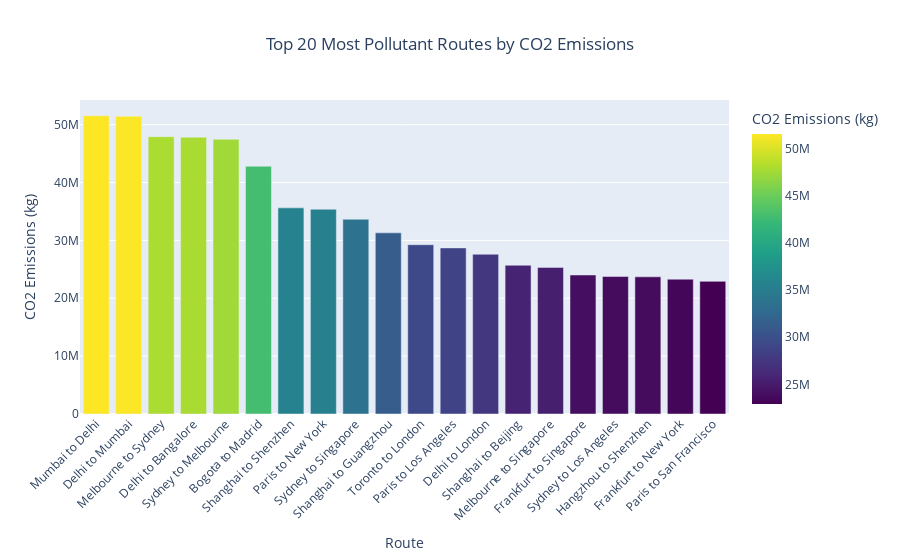

Notebook code cell kept with this figure:
### Code cell
top_pollutant_routes['route'] = top_pollutant_routes['city_of_departure'] + " to " + top_pollutant_routes['city_of_arrival']

# Create a bar plot using Plotly
fig = px.bar(top_pollutant_routes, x='route', y='co2_emissions', 
             title='Top 20 Most Pollutant Routes by CO2 Emissions',
             labels={'route': 'Route', 'co2_emissions': 'CO2 Emissions (kg)'},
             color='co2_emissions',  # Color bars by CO2 emissions
             color_continuous_scale='Viridis')  # Set color scale

# Customize the layout
fig.update_layout(
    xaxis_title='Route',
    yaxis_title='CO2 Emissions (kg)',
    title_x=0.5,  # Center the title
    xaxis_tickangle=-45  # Rotate x-axis labels for better readability
)

# Show the plot
fig.show()

### Figure 1 — Plotly figure (JSON) as saved in the notebook; plotly's stock layout.template omitted (floating-point values rounded to 4 significant figures)
{"data": [{"alignmentgroup": "True", "hovertemplate": "Route=%{x}<br>CO2 Emissions (kg)=%{marker.color}<extra></extra>", "legendgroup": "", "marker": {"color": [51553000, 51475000, 47924000, 47835000, 47484000, 42822000, 35626000, 35385000, 33654000, 31306000, 29254000, 28706000, 27603000, 25703000, 25340000, 24024000, 23758000, 23704000, 23300000, 22927000], "coloraxis": "coloraxis", "pattern": {"shape": ""}}, "name": "", "offsetgroup": "", "orientation": "v", "showlegend": false, "textposition": "auto", "type": "bar", "x": ["Mumbai to Delhi", "Delhi to Mumbai", "Melbourne to Sydney", "Delhi to Bangalore", "Sydney to Melbourne", "Bogota to Madrid", "Shanghai to Shenzhen", "Paris to New York", "Sydney to Singapore", "Shanghai to Guangzhou", "Toronto to London", "Paris to Los Angeles", "Delhi to London", "Shanghai to Beijing", "Melbourne to Singapore", "Frankfurt to Singapore", "Sydney to Los Angeles", "Hangzhou to Shenzhen", "Frankfurt to New York", "Paris to San Francisco"], "xaxis": "x", "y": [51553000, 51475000, 47924000, 47835000, 47484000, 42822000, 35626000, 35385000, 33654000, 31306000, 29254000, 28706000, 27603000, 25703000, 25340000, 24024000, 23758000, 23704000, 23300000, 22927000], "yaxis": "y"}], "layout": {"barmode": "relative", "coloraxis": {"colorbar": {"title": {"text": "CO2 Emissions (kg)"}}, "colorscale": [[0, "#440154"], [0.1111, "#482878"], [0.2222, "#3e4989"], [0.3333, "#31688e"], [0.4444, "#26828e"], [0.5556, "#1f9e89"], [0.6667, "#35b779"], [0.7778, "#6ece58"], [0.8889, "#b5de2b"], [1, "#fde725"]]}, "legend": {"tracegroupgap": 0}, "title": {"text": "Top 20 Most Pollutant Routes by CO2 Emissions", "x": 0.5}, "xaxis": {"anchor": "y", "domain": [0, 1], "tickangle": -45, "title": {"text": "Route"}}, "yaxis": {"anchor": "x", "domain": [0, 1], "title": {"text": "CO2 Emissions (kg)"}}}}
